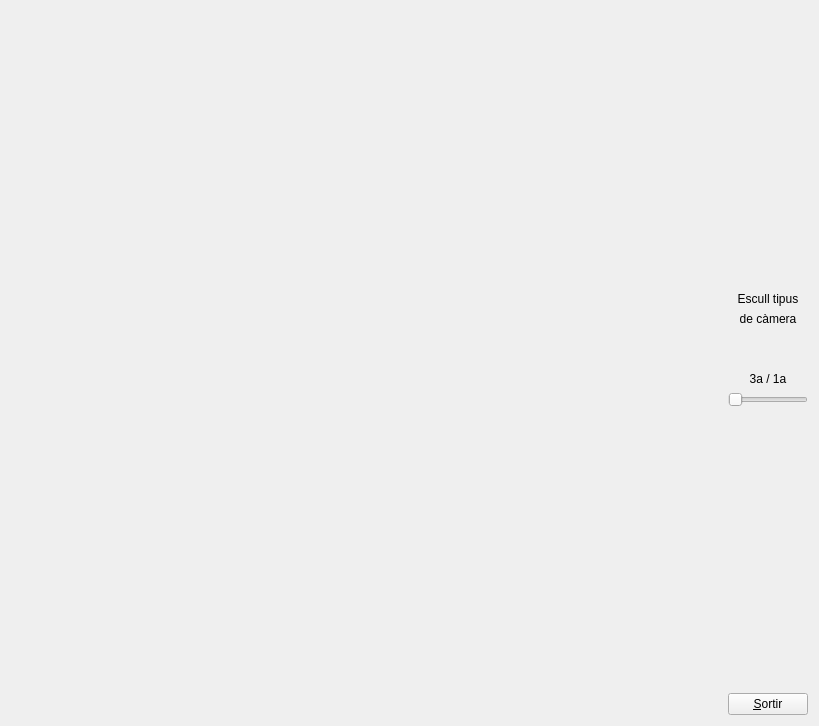
<?xml version="1.0" encoding="UTF-8"?>
<ui version="4.0">
 <class>MyForm</class>
 <widget class="QWidget" name="MyForm">
  <property name="geometry">
   <rect>
    <x>0</x>
    <y>0</y>
    <width>819</width>
    <height>726</height>
   </rect>
  </property>
  <property name="windowTitle">
   <string>Form</string>
  </property>
  <layout class="QHBoxLayout" name="horizontalLayout">
   <item>
    <widget class="MyGLWidget" name="widget" native="true">
     <property name="sizePolicy">
      <sizepolicy hsizetype="Expanding" vsizetype="Expanding">
       <horstretch>0</horstretch>
       <verstretch>0</verstretch>
      </sizepolicy>
     </property>
    </widget>
   </item>
   <item>
    <layout class="QVBoxLayout" name="verticalLayout">
     <item>
      <spacer name="verticalSpacer_2">
       <property name="orientation">
        <enum>Qt::Vertical</enum>
       </property>
       <property name="sizeHint" stdset="0">
        <size>
         <width>20</width>
         <height>40</height>
        </size>
       </property>
      </spacer>
     </item>
     <item>
      <widget class="QLabel" name="label_2">
       <property name="text">
        <string>Escull tipus</string>
       </property>
       <property name="alignment">
        <set>Qt::AlignCenter</set>
       </property>
      </widget>
     </item>
     <item>
      <widget class="QLabel" name="label_3">
       <property name="text">
        <string>de càmera</string>
       </property>
       <property name="alignment">
        <set>Qt::AlignCenter</set>
       </property>
      </widget>
     </item>
     <item>
      <spacer name="verticalSpacer_3">
       <property name="orientation">
        <enum>Qt::Vertical</enum>
       </property>
       <property name="sizeType">
        <enum>QSizePolicy::Minimum</enum>
       </property>
       <property name="sizeHint" stdset="0">
        <size>
         <width>20</width>
         <height>40</height>
        </size>
       </property>
      </spacer>
     </item>
     <item>
      <widget class="QLabel" name="label">
       <property name="text">
        <string>3a / 1a</string>
       </property>
       <property name="alignment">
        <set>Qt::AlignCenter</set>
       </property>
      </widget>
     </item>
     <item>
      <widget class="QSlider" name="horizontalSlider">
       <property name="sizePolicy">
        <sizepolicy hsizetype="Maximum" vsizetype="Fixed">
         <horstretch>0</horstretch>
         <verstretch>0</verstretch>
        </sizepolicy>
       </property>
       <property name="maximum">
        <number>1</number>
       </property>
       <property name="orientation">
        <enum>Qt::Horizontal</enum>
       </property>
      </widget>
     </item>
     <item>
      <spacer name="verticalSpacer">
       <property name="orientation">
        <enum>Qt::Vertical</enum>
       </property>
       <property name="sizeHint" stdset="0">
        <size>
         <width>20</width>
         <height>40</height>
        </size>
       </property>
      </spacer>
     </item>
     <item>
      <widget class="QPushButton" name="pushButton">
       <property name="sizePolicy">
        <sizepolicy hsizetype="Fixed" vsizetype="Fixed">
         <horstretch>0</horstretch>
         <verstretch>0</verstretch>
        </sizepolicy>
       </property>
       <property name="text">
        <string>&amp;Sortir</string>
       </property>
      </widget>
     </item>
    </layout>
   </item>
  </layout>
 </widget>
 <customwidgets>
  <customwidget>
   <class>MyGLWidget</class>
   <extends>QWidget</extends>
   <header>MyGLWidget.h</header>
   <container>1</container>
   <slots>
    <signal>signalCamera(int)</signal>
    <slot>canviaCamera()</slot>
   </slots>
  </customwidget>
 </customwidgets>
 <resources/>
 <connections>
  <connection>
   <sender>pushButton</sender>
   <signal>clicked()</signal>
   <receiver>MyForm</receiver>
   <slot>close()</slot>
   <hints>
    <hint type="sourcelabel">
     <x>808</x>
     <y>715</y>
    </hint>
    <hint type="destinationlabel">
     <x>839</x>
     <y>529</y>
    </hint>
   </hints>
  </connection>
  <connection>
   <sender>widget</sender>
   <signal>signalCamera(int)</signal>
   <receiver>horizontalSlider</receiver>
   <slot>setValue(int)</slot>
   <hints>
    <hint type="sourcelabel">
     <x>608</x>
     <y>528</y>
    </hint>
    <hint type="destinationlabel">
     <x>760</x>
     <y>407</y>
    </hint>
   </hints>
  </connection>
  <connection>
   <sender>horizontalSlider</sender>
   <signal>valueChanged(int)</signal>
   <receiver>widget</receiver>
   <slot>canviaCamera()</slot>
   <hints>
    <hint type="sourcelabel">
     <x>796</x>
     <y>404</y>
    </hint>
    <hint type="destinationlabel">
     <x>667</x>
     <y>461</y>
    </hint>
   </hints>
  </connection>
 </connections>
</ui>
